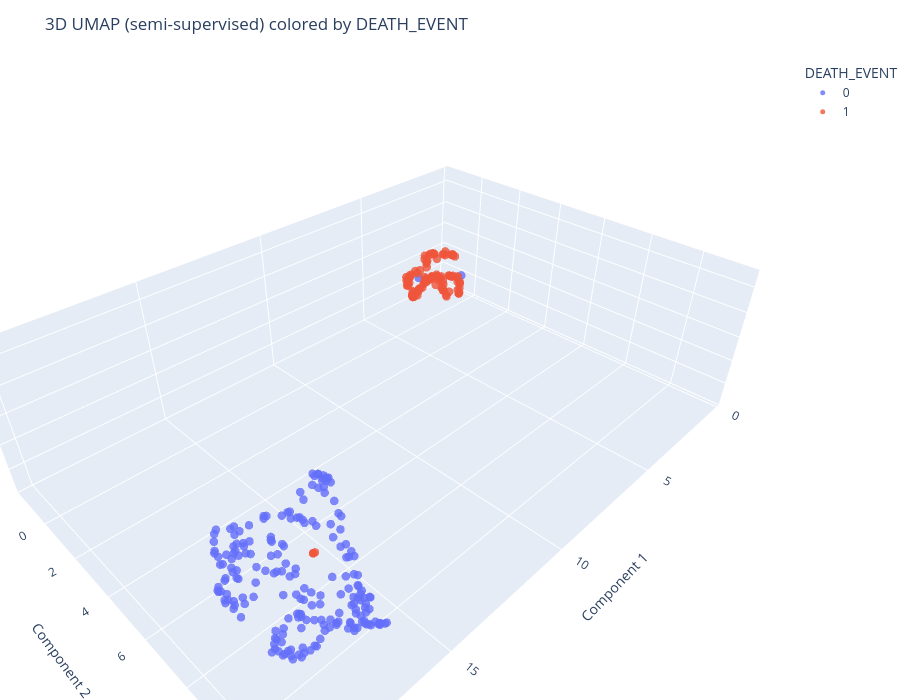

Notebook cell for this chart:
### Markdown cell above
### UMAP (Semi-supervised)

### Code cell
umap_semi = u.UMAP(
    n_components=3,
    target_weight=0.2,
)
X_umap_semi = umap_semi.fit_transform(X, y)

df_umap_semi = pd.DataFrame(X_umap_semi, columns=["UMAP_SEMI_1", "UMAP_SEMI_2", "UMAP_SEMI_3"])
df_umap_semi[TARGET_COL] = y.values

joblib.dump(df_umap_semi, os.path.join(OUTPUT_DIR, 'df_umap_semisupervised.pkl'))
plot_3d(X_umap_semi, y, algorithm="UMAP (semi-supervised)")
